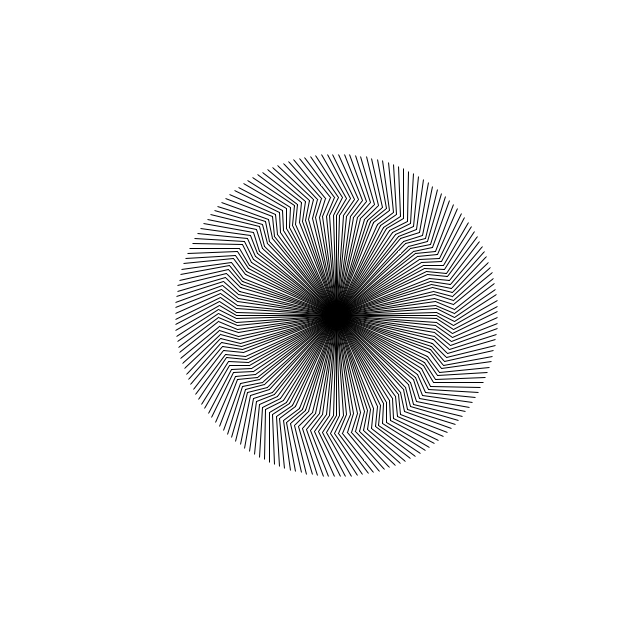

This chart was generated by the following Python code:
import turtle 

ninja = turtle.Turtle()

ninja.speed(20)
for i in range(180):
    ninja.forward(100)
    ninja.right(30)
    ninja.forward(20)
    ninja.left(60)
    ninja.forward(50)
    ninja.right(30)
    
    ninja.penup()
    ninja.setposition(0, 0)
    ninja.pendown()
    
    ninja.right(2)
  

turtle.done()
